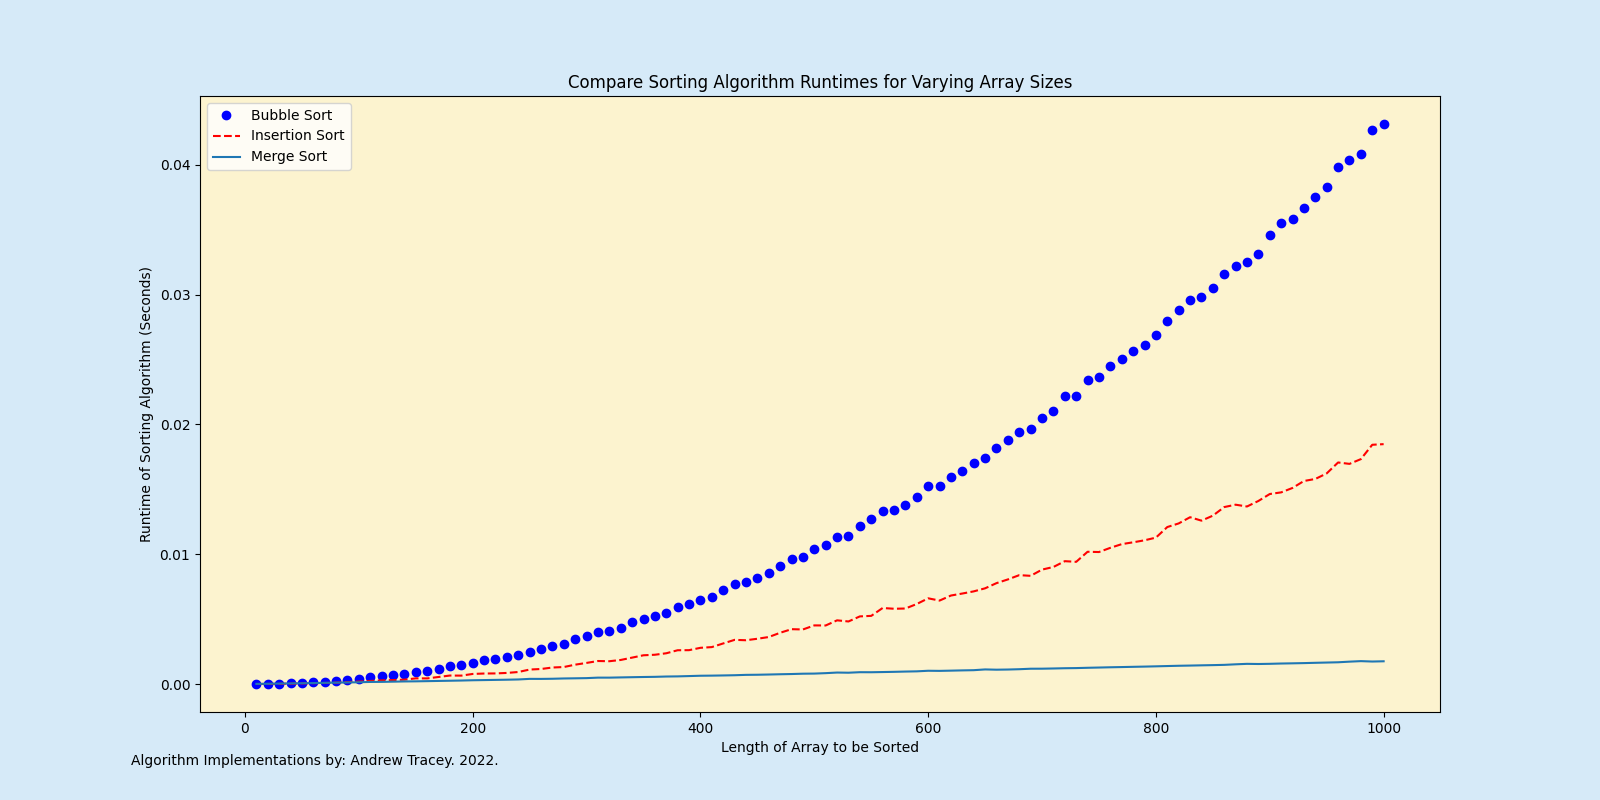

The script that saved this image:
# April 6, 2022

"""Compare runtime for different sorting alogorithms"""

import time
import random
import matplotlib.pyplot as plt
import numpy as np

import merge_sort
import insertion_sort
import bubble_sort


def compare_sorting_algorithms(array: list) -> list:
	"""Compare runtimes for different sorting algorithms"""
	algorithms = [
		bubble_sort.bubble_sort2,
		insertion_sort.insertion_sort_v3,
		merge_sort.merge_sort]
	
	runtimes = []
	for algorithm in algorithms:
		start = time.perf_counter()
		algorithm(array)
		end = time.perf_counter()
		runtimes.append(end - start)

	return list(zip(algorithms, runtimes))

# Run the comparisons for varying input quantities

x_values = list(map(int, np.linspace(10, 1_000, 100)))
print(x_values)
[10**i for i in range(1, 6)]  # Number of inputs
times_bubble = []
times_insertion = []
times_merge = []

for x in x_values:
	test_list = [random.randrange(x**2) for _ in range(x)]
	run_results = compare_sorting_algorithms(test_list)
	times = list(zip(*run_results))[1]
	times_bubble.append(times[0])
	times_insertion.append(times[1])
	times_merge.append(times[2])

# Visualize to compare
fig, ax = plt.subplots()
ax.plot(
	x_values, times_bubble, 'bo',
	x_values, times_insertion, 'r--',
	x_values, times_merge, '-',)
plt.legend(['Bubble Sort', 'Insertion Sort', 'Merge Sort'])
plt.title('Compare Sorting Algorithm Runtimes for Varying Array Sizes')
plt.xlabel('Length of Array to be Sorted')
plt.ylabel('Runtime of Sorting Algorithm (Seconds)')
ax.set_facecolor('#FCF3CF')
fig.patch.set_facecolor('#D6EAF8')
plt.annotate('Algorithm Implementations by: Andrew Tracey. 2022.',
	(0, 0), (-50, -30), xycoords='axes fraction',
	textcoords='offset points', va='top')
fig.set_size_inches(16, 8)

plt.savefig("comparison_sorting.png")
plt.show()
